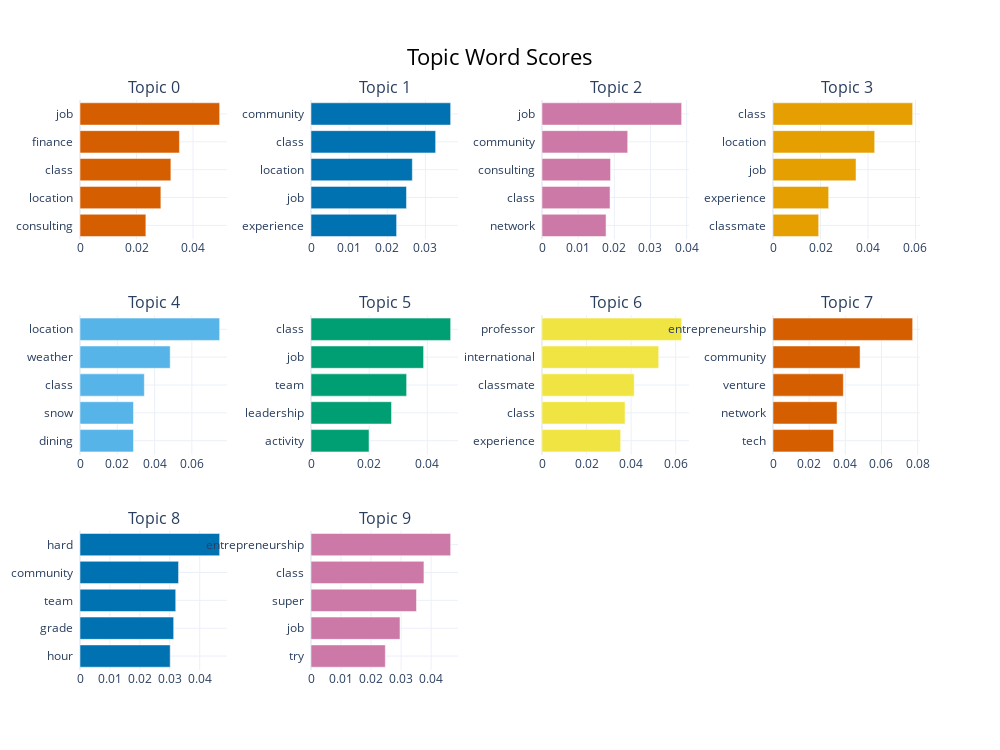

This figure's notebook cell:
### Code cell
topic_model.visualize_barchart(top_n_topics=11).show()

### Figure 1 — Plotly figure (JSON) as saved in the notebook; plotly's stock layout.template omitted (floating-point values rounded to 4 significant figures)
{"data": [{"marker": {"color": "#D55E00"}, "orientation": "h", "type": "bar", "x": [0.02331, 0.02861, 0.03216, 0.03518, 0.04941], "xaxis": "x", "y": ["consulting  ", "location  ", "class  ", "finance  ", "job  "], "yaxis": "y"}, {"marker": {"color": "#0072B2"}, "orientation": "h", "type": "bar", "x": [0.02245, 0.02504, 0.02658, 0.03269, 0.03663], "xaxis": "x2", "y": ["experience  ", "job  ", "location  ", "class  ", "community  "], "yaxis": "y2"}, {"marker": {"color": "#CC79A7"}, "orientation": "h", "type": "bar", "x": [0.01771, 0.01881, 0.01896, 0.0237, 0.03861], "xaxis": "x3", "y": ["network  ", "class  ", "consulting  ", "community  ", "job  "], "yaxis": "y3"}, {"marker": {"color": "#E69F00"}, "orientation": "h", "type": "bar", "x": [0.01923, 0.02344, 0.03496, 0.04281, 0.0588], "xaxis": "x4", "y": ["classmate  ", "experience  ", "job  ", "location  ", "class  "], "yaxis": "y4"}, {"marker": {"color": "#56B4E9"}, "orientation": "h", "type": "bar", "x": [0.02868, 0.02868, 0.03451, 0.04838, 0.07491], "xaxis": "x5", "y": ["dining  ", "snow  ", "class  ", "weather  ", "location  "], "yaxis": "y5"}, {"marker": {"color": "#009E73"}, "orientation": "h", "type": "bar", "x": [0.01995, 0.02769, 0.03287, 0.03872, 0.04802], "xaxis": "x6", "y": ["activity  ", "leadership  ", "team  ", "job  ", "class  "], "yaxis": "y6"}, {"marker": {"color": "#F0E442"}, "orientation": "h", "type": "bar", "x": [0.03531, 0.03728, 0.04138, 0.05239, 0.06268], "xaxis": "x7", "y": ["experience  ", "class  ", "classmate  ", "international  ", "professor  "], "yaxis": "y7"}, {"marker": {"color": "#D55E00"}, "orientation": "h", "type": "bar", "x": [0.03355, 0.03544, 0.03892, 0.04818, 0.07727], "xaxis": "x8", "y": ["tech  ", "network  ", "venture  ", "community  ", "entrepreneurship  "], "yaxis": "y8"}, {"marker": {"color": "#0072B2"}, "orientation": "h", "type": "bar", "x": [0.03014, 0.0313, 0.03199, 0.03294, 0.04667], "xaxis": "x9", "y": ["hour  ", "grade  ", "team  ", "community  ", "hard  "], "yaxis": "y9"}, {"marker": {"color": "#CC79A7"}, "orientation": "h", "type": "bar", "x": [0.02476, 0.02964, 0.03514, 0.03761, 0.04651], "xaxis": "x10", "y": ["try  ", "job  ", "super  ", "class  ", "entrepreneurship  "], "yaxis": "y10"}], "layout": {"annotations": [{"font": {"size": 16}, "showarrow": false, "text": "Topic 0", "x": 0.0875, "xanchor": "center", "xref": "paper", "y": 1, "yanchor": "bottom", "yref": "paper"}, {"font": {"size": 16}, "showarrow": false, "text": "Topic 1", "x": 0.3625, "xanchor": "center", "xref": "paper", "y": 1, "yanchor": "bottom", "yref": "paper"}, {"font": {"size": 16}, "showarrow": false, "text": "Topic 2", "x": 0.6375, "xanchor": "center", "xref": "paper", "y": 1, "yanchor": "bottom", "yref": "paper"}, {"font": {"size": 16}, "showarrow": false, "text": "Topic 3", "x": 0.9125, "xanchor": "center", "xref": "paper", "y": 1, "yanchor": "bottom", "yref": "paper"}, {"font": {"size": 16}, "showarrow": false, "text": "Topic 4", "x": 0.0875, "xanchor": "center", "xref": "paper", "y": 0.6222, "yanchor": "bottom", "yref": "paper"}, {"font": {"size": 16}, "showarrow": false, "text": "Topic 5", "x": 0.3625, "xanchor": "center", "xref": "paper", "y": 0.6222, "yanchor": "bottom", "yref": "paper"}, {"font": {"size": 16}, "showarrow": false, "text": "Topic 6", "x": 0.6375, "xanchor": "center", "xref": "paper", "y": 0.6222, "yanchor": "bottom", "yref": "paper"}, {"font": {"size": 16}, "showarrow": false, "text": "Topic 7", "x": 0.9125, "xanchor": "center", "xref": "paper", "y": 0.6222, "yanchor": "bottom", "yref": "paper"}, {"font": {"size": 16}, "showarrow": false, "text": "Topic 8", "x": 0.0875, "xanchor": "center", "xref": "paper", "y": 0.2444, "yanchor": "bottom", "yref": "paper"}, {"font": {"size": 16}, "showarrow": false, "text": "Topic 9", "x": 0.3625, "xanchor": "center", "xref": "paper", "y": 0.2444, "yanchor": "bottom", "yref": "paper"}], "height": 750, "hoverlabel": {"bgcolor": "white", "font": {"family": "Rockwell", "size": 16}}, "showlegend": false, "title": {"font": {"color": "Black", "size": 22}, "text": "Topic Word Scores", "x": 0.5, "xanchor": "center", "yanchor": "top"}, "width": 1000, "xaxis": {"anchor": "y", "domain": [0, 0.175], "showgrid": true}, "xaxis10": {"anchor": "y10", "domain": [0.275, 0.45], "showgrid": true}, "xaxis11": {"anchor": "y11", "domain": [0.55, 0.725], "showgrid": true}, "xaxis12": {"anchor": "y12", "domain": [0.825, 1], "showgrid": true}, "xaxis2": {"anchor": "y2", "domain": [0.275, 0.45], "showgrid": true}, "xaxis3": {"anchor": "y3", "domain": [0.55, 0.725], "showgrid": true}, "xaxis4": {"anchor": "y4", "domain": [0.825, 1], "showgrid": true}, "xaxis5": {"anchor": "y5", "domain": [0, 0.175], "showgrid": true}, "xaxis6": {"anchor": "y6", "domain": [0.275, 0.45], "showgrid": true}, "xaxis7": {"anchor": "y7", "domain": [0.55, 0.725], "showgrid": true}, "xaxis8": {"anchor": "y8", "domain": [0.825, 1], "showgrid": true}, "xaxis9": {"anchor": "y9", "domain": [0, 0.175], "showgrid": true}, "yaxis": {"anchor": "x", "domain": [0.7556, 1], "showgrid": true}, "yaxis10": {"anchor": "x10", "domain": [0, 0.2444], "showgrid": true}, "yaxis11": {"anchor": "x11", "domain": [0, 0.2444], "showgrid": true}, "yaxis12": {"anchor": "x12", "domain": [0, 0.2444], "showgrid": true}, "yaxis2": {"anchor": "x2", "domain": [0.7556, 1], "showgrid": true}, "yaxis3": {"anchor": "x3", "domain": [0.7556, 1], "showgrid": true}, "yaxis4": {"anchor": "x4", "domain": [0.7556, 1], "showgrid": true}, "yaxis5": {"anchor": "x5", "domain": [0.3778, 0.6222], "showgrid": true}, "yaxis6": {"anchor": "x6", "domain": [0.3778, 0.6222], "showgrid": true}, "yaxis7": {"anchor": "x7", "domain": [0.3778, 0.6222], "showgrid": true}, "yaxis8": {"anchor": "x8", "domain": [0.3778, 0.6222], "showgrid": true}, "yaxis9": {"anchor": "x9", "domain": [0, 0.2444], "showgrid": true}}}
